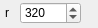
           <widget class="QWidget" name="page_2">
            <property name="geometry">
             <rect>
              <x>0</x>
              <y>0</y>
              <width>98</width>
              <height>28</height>
             </rect>
            </property>
            <attribute name="label">
             <string>Abstract</string>
            </attribute>
            <widget class="QSpinBox" name="r">
             <property name="geometry">
              <rect>
               <x>20</x>
               <y>2</y>
               <width>61</width>
               <height>22</height>
              </rect>
             </property>
             <property name="maximum">
              <number>1000</number>
             </property>
             <property name="value">
              <number>320</number>
             </property>
            </widget>
            <widget class="QLabel" name="label_4">
             <property name="geometry">
              <rect>
               <x>5</x>
               <y>3</y>
               <width>21</width>
               <height>20</height>
              </rect>
             </property>
             <property name="text">
              <string>r</string>
             </property>
            </widget>
            <widget class="QLabel" name="label_5">
             <property name="geometry">
              <rect>
               <x>110</x>
               <y>3</y>
               <width>31</width>
               <height>18</height>
              </rect>
             </property>
             <property name="text">
              <string>cmax</string>
             </property>
            </widget>
            <widget class="QSpinBox" name="cmax">
             <property name="geometry">
              <rect>
               <x>140</x>
               <y>3</y>
               <width>71</width>
               <height>20</height>
              </rect>
             </property>
             <property name="maximum">
              <number>2000</number>
             </property>
             <property name="value">
              <number>500</number>
             </property>
            </widget>
            <widget class="QSpinBox" name="npiy">
             <property name="geometry">
              <rect>
               <x>140</x>
               <y>60</y>
               <width>71</width>
               <height>22</height>
              </rect>
             </property>
             <property name="maximum">
              <number>4000</number>
             </property>
             <property name="value">
              <number>480</number>
             </property>
            </widget>
            <widget class="QSpinBox" name="npix">
             <property name="geometry">
              <rect>
               <x>140</x>
               <y>30</y>
               <width>71</width>
               <height>22</height>
              </rect>
             </property>
             <property name="maximum">
              <number>4000</number>
             </property>
             <property name="value">
              <number>640</number>
             </property>
            </widget>
            <widget class="QLabel" name="label_6">
             <property name="geometry">
              <rect>
               <x>110</x>
               <y>30</y>
               <width>31</width>
               <height>18</height>
              </rect>
             </property>
             <property name="text">
              <string>npix</string>
             </property>
            </widget>
            <widget class="QLabel" name="label_7">
             <property name="geometry">
              <rect>
               <x>110</x>
               <y>60</y>
               <width>31</width>
               <height>18</height>
              </rect>
             </property>
             <property name="text">
              <string>npiy</string>
             </property>
            </widget>
           </widget>
